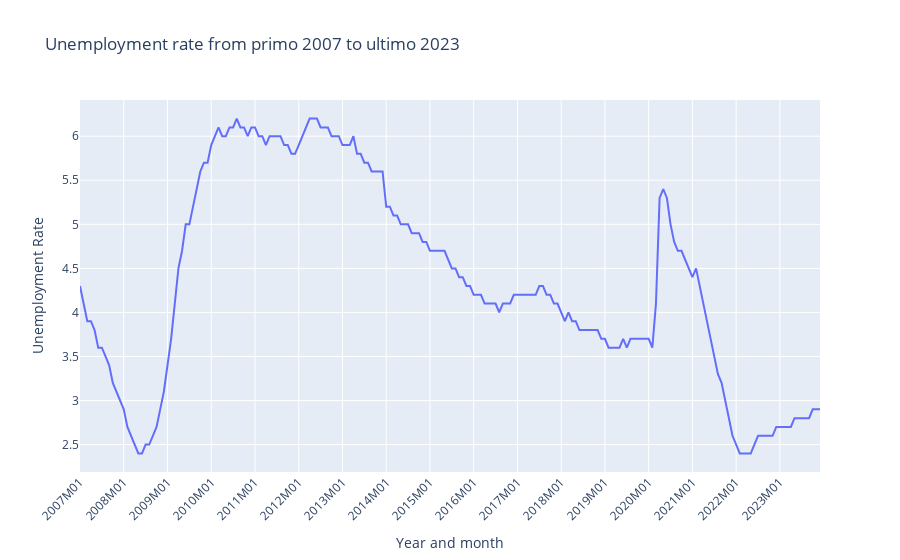

Source (notebook cell):
### Markdown cell above
In the plot above you can see inflation and expected inflation.

Since we assume expected inflation is inflation the year prior, the expected inflation is the same as inflation, but stagerred a year. The inflation is between zero and three percentage after 2009 and until 2021. In 2021 the inflation rose from around zero too ten percentage, afterwards the inflation level falls to under one percentage.

### Code cell
# We make sure that the unemployement variable is numeric
final_dataset['unemployment'] = pd.to_numeric(final_dataset['unemployment'], errors='coerce')

# Create the static plot for unemployment
plt.figure(figsize=(10, 5))
plt.plot(final_dataset['year_month'], final_dataset['unemployment'], label='Unemployment Rate')

plt.xlabel('')
plt.ylabel('Unemployment Rate')
plt.title('Unemployment rate from primo 2007 to ultimo 2023')
plt.xticks(ticks=final_dataset['year_month'][::12], labels=final_dataset['year_month'][::12], rotation=90)
plt.legend()

plt.grid(True)
plt.tight_layout()
plt.show()

# Create the interactive plot with plotly
fig = px.line(final_dataset, x='year_month', y='unemployment', title='Unemployment rate from primo 2007 to ultimo 2023', labels={'unemployment': 'Unemployment Rate', 'year_month': 'Year and month'})
fig.update_layout(xaxis_tickangle=-45, xaxis=dict(tickmode='array', tickvals=final_dataset['year_month'][::12], ticktext=final_dataset['year_month'][::12]))
fig.show()

### Figure 1 — Plotly figure (JSON) as saved in the notebook; plotly's stock layout.template omitted (floating-point values rounded to 4 significant figures; data arrays with more than 128 entries replaced by an {"elided": "..."} marker saying what was removed)
{"data": [{"hovertemplate": "Year and month=%{x}<br>Unemployment Rate=%{y}<extra></extra>", "legendgroup": "", "line": {"color": "#636efa", "dash": "solid"}, "marker": {"symbol": "circle"}, "mode": "lines", "name": "", "orientation": "v", "showlegend": false, "type": "scatter", "x": {"elided": "204 str values"}, "xaxis": "x", "y": {"elided": "204 float values"}, "yaxis": "y"}], "layout": {"legend": {"tracegroupgap": 0}, "title": {"text": "Unemployment rate from primo 2007 to ultimo 2023"}, "xaxis": {"anchor": "y", "domain": [0, 1], "tickangle": -45, "tickmode": "array", "ticktext": ["2007M01", "2008M01", "2009M01", "2010M01", "2011M01", "2012M01", "2013M01", "2014M01", "2015M01", "2016M01", "2017M01", "2018M01", "2019M01", "2020M01", "2021M01", "2022M01", "2023M01"], "tickvals": ["2007M01", "2008M01", "2009M01", "2010M01", "2011M01", "2012M01", "2013M01", "2014M01", "2015M01", "2016M01", "2017M01", "2018M01", "2019M01", "2020M01", "2021M01", "2022M01", "2023M01"], "title": {"text": "Year and month"}}, "yaxis": {"anchor": "x", "domain": [0, 1], "title": {"text": "Unemployment Rate"}}}}
